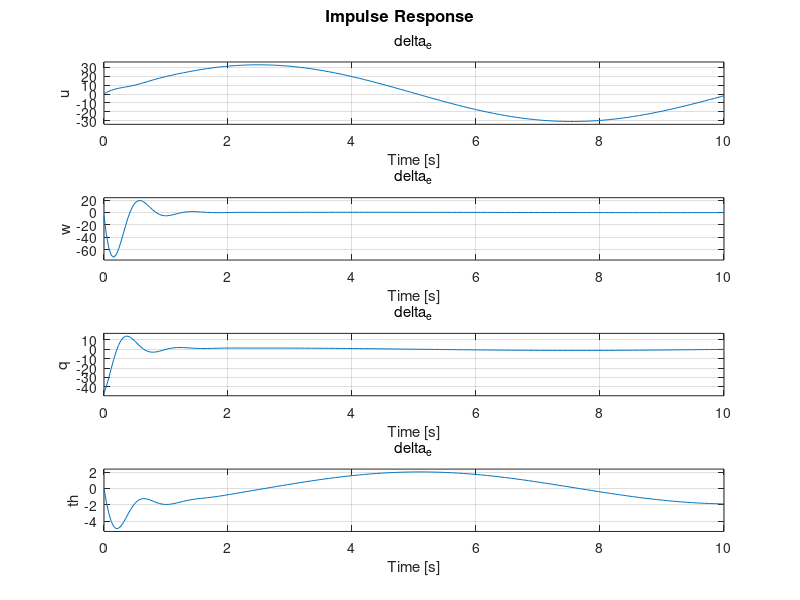
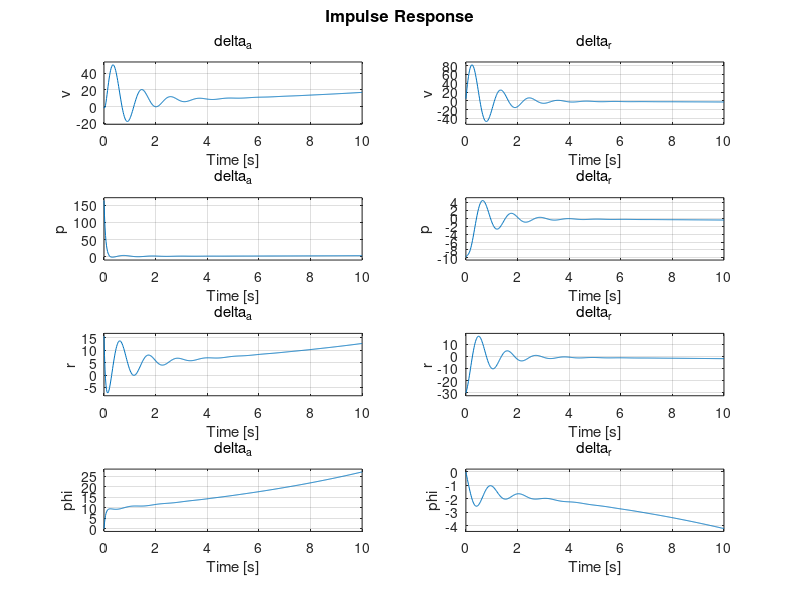

The MATLAB source for these figures, in order:
clear all; close all; clc;

% see avl_outputs/state_space_matrix

% Longitudinal dynamics
% x_lon = [u, w, q, theta]^T=
% x_lon_dot = A_lon * x_lon + B_lon * delta_e;

A_lon = [-0.0056  0.4887 -0.9705 -9.8100
         -0.7699 -3.2958 20.0172  0.0
          0.1293 -2.7615 -2.9048  0.0
               0  0.0000  1.0000  0.0];

B_lon = [ 0.2638E-02
         -0.9143E-01
         -0.8113
          0.0000] * 180 / pi; % delta_e is defined in AVL as degrees
% Note that delta_T is not yet included here!
     
lon_sys = ss(A_lon, B_lon, eye(4),0,...
    'StateName',{'u','w','q','th'},...
    'OutputName',{'u','w','q','th'},...
    'InputName',{'delta_e'});

% Lateral dynamics
% x_lat = [v, p, r, phi]^T=
% x_lat_dot = A_lat * x_lat + B_lat * [delta_a
%                                      delta_r];

A_lat = [-0.2484    1.1028  -20.7073    9.8100
         -0.7526  -16.6670    4.8338    0.0000
          1.3694   -2.6875   -1.1071    0.0000
          0.0000    1.0000    0.0000    0.0000];

B_lat = [-0.8295E-02    0.8197E-01
          2.868        -0.1713
          0.2725       -0.5258
          0.0000        0.0000] * 180 / pi; % delta_e is defined in AVL as degrees
      
lat_sys = ss(A_lat, B_lat, eye(4),0,...
    'StateName',{'v','p','r','phi'},...
    'OutputName',{'v','p','r','phi'},...
    'InputName',{'delta_a','delta_r'});

% Plot impulse responses
figure
impulse(lon_sys,10)
figure
impulse(lat_sys,10)
            
%       u         w         q        the        v         p         r        phi        x         y         z        psi    |  aileron     elevator    rudder      
%     -0.0056    0.4887   -0.9705   -9.8100    0.0000   -0.0000   -0.0000    0.0000    0.0000    0.0000    0.0000    0.0000    -0.5677E-08  0.2638E-02 -0.5356E-09
%     -0.7699   -3.2958   20.0172    0.0000    0.0000   -0.0000    0.0000    0.0000    0.0000    0.0000    0.0000    0.0000     0.5418E-07 -0.9143E-01 -0.3387E-08
%      0.1293   -2.7615   -2.9048    0.0000    0.0000   -0.0000   -0.0000    0.0000    0.0000    0.0000    0.0000    0.0000     0.3996E-07 -0.8113      0.3534E-07
%      0.0000    0.0000    1.0000    0.0000    0.0000    0.0000    0.0000    0.0000    0.0000    0.0000    0.0000    0.0000      0.000       0.000       0.000    
%      0.0000    0.0000   -0.0000    0.0000   -0.2484    1.1028  -20.7073    9.8100    0.0000    0.0000    0.0000    0.0000    -0.8295E-02  0.1341E-12  0.8197E-01
%      0.0000   -0.0000   -0.0000    0.0000   -0.7526  -16.6670    4.8338    0.0000    0.0000    0.0000    0.0000    0.0000      2.868     -0.3178E-08 -0.1713    
%      0.0000   -0.0000    0.0000    0.0000    1.3694   -2.6875   -1.1071    0.0000    0.0000    0.0000    0.0000    0.0000     0.2725     -0.7120E-09 -0.5258    
%      0.0000    0.0000    0.0000    0.0000    0.0000    1.0000    0.0000    0.0000    0.0000    0.0000    0.0000    0.0000      0.000       0.000       0.000    
%      1.0000    0.0000    0.0000    0.9819    0.0000    0.0000    0.0000    0.0000    0.0000    0.0000    0.0000    0.0000      0.000       0.000       0.000    
%      0.0000    0.0000    0.0000    0.0000    1.0000    0.0000    0.0000   -0.9819    0.0000    0.0000    0.0000   20.9770      0.000       0.000       0.000    
%      0.0000    1.0000    0.0000  -20.9770    0.0000    0.0000    0.0000    0.0000    0.0000    0.0000    0.0000    0.0000      0.000       0.000       0.000    
%      0.0000    0.0000    0.0000    0.0000    0.0000    0.0000    1.0000    0.0000    0.0000    0.0000    0.0000    0.0000      0.000       0.000       0.000    
